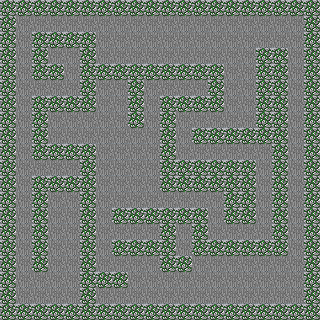

Rendered tile map (Tiled .tmx) drawn with the repository's tilesets; below, a short description and the map source with its tile grids summarised:
An orthogonal 20x20 tile map with 16x16 px tiles, 3 tile layers (background, walls, static_objects) and 54 objects.

<map version="1.0" orientation="orthogonal" renderorder="right-down" width="20" height="20" tilewidth="16" tileheight="16" nextobjectid="66">
 <tileset firstgid="1" name="textures" tilewidth="16" tileheight="16" tilecount="256" columns="16">
  <image source="textures.png" width="256" height="256" />
 </tileset>
 <layer name="background" width="20" height="20">
  <data>[400 cells, 400 non-empty, 1 distinct tile ids]</data>
 </layer>
 <layer name="walls" width="20" height="20">
  <data>[400 cells, 192 non-empty, 1 distinct tile ids]</data>
 </layer>
 <layer name="static_objects" width="20" height="20">
  <data>[400 cells, 0 non-empty, 0 distinct tile ids]</data>
 </layer>
 <objectgroup name="walls">
  <object id="2" x="0" y="0" width="320" height="16" />
  <object id="3" x="304" y="16" width="16" height="304" />
  <object id="4" x="304" y="304" height="16" />
  <object id="6" x="0" y="304" width="304" height="16" />
  <object id="7" x="0" y="16" width="16" height="288" />
  <object id="8" x="32" y="32" width="64" height="16" />
  <object id="9" x="32" y="48" width="16" height="32" />
  <object id="10" x="48" y="64" width="16" height="16" />
  <object id="11" x="80" y="48" width="16" height="64" />
  <object id="12" x="96" y="64" width="128" height="16" />
  <object id="13" x="128" y="80" width="16" height="48" />
  <object id="14" x="208" y="80" width="16" height="32" />
  <object id="15" x="160" y="96" width="48" height="16" />
  <object id="16" x="160" y="112" width="16" height="80" />
  <object id="17" x="176" y="160" width="80" height="32" />
  <object id="18" x="224" y="192" width="32" height="32" />
  <object id="19" x="256" y="48" width="32" height="96" />
  <object id="20" x="192" y="128" width="64" height="16" />
  <object id="21" x="272" y="144" width="16" height="112" />
  <object id="22" x="192" y="240" width="80" height="16" />
  <object id="23" x="112" y="208" width="96" height="16" />
  <object id="24" x="192" y="224" width="16" height="16" />
  <object id="25" x="160" y="224" width="16" height="48" />
  <object id="26" x="176" y="256" width="16" height="16" />
  <object id="27" x="112" y="240" width="48" height="16" />
  <object id="28" x="32" y="176" width="64" height="16" />
  <object id="29" x="80" y="192" width="16" height="112" />
  <object id="30" x="96" y="272" width="32" height="16" />
  <object id="31" x="32" y="192" width="16" height="80" />
  <object id="32" x="32" y="96" width="16" height="64" />
  <object id="33" x="48" y="96" width="32" height="16" />
  <object id="34" x="48" y="144" width="48" height="16" />
  <object id="62" x="80" y="160" width="16" height="16" />
 </objectgroup>
 <objectgroup name="static_objects" />
 <objectgroup name="actors">
  <object id="38" x="192" y="32" width="16" height="16" />
 </objectgroup>
 <objectgroup name="enemies">
  <object id="65" x="128" y="144" width="16" height="16" />
 </objectgroup>
 <objectgroup name="lights">
  <object id="41" x="32" y="224" width="16" height="16" />
  <object id="42" x="32" y="128" width="16" height="16" />
  <object id="43" x="32" y="48" width="16" height="16" />
  <object id="44" x="128" y="64" width="16" height="16" />
  <object id="45" x="192" y="64" width="16" height="16" />
  <object id="46" x="256" y="80" width="16" height="16" />
  <object id="47" x="224" y="128" width="16" height="16" />
  <object id="48" x="160" y="128" width="16" height="16" />
  <object id="49" x="160" y="208" width="16" height="16" />
  <object id="50" x="128" y="0" width="16" height="16" />
  <object id="51" x="224" y="0" width="16" height="16" />
  <object id="52" x="304" y="16" width="16" height="16" />
  <object id="53" x="304" y="112" width="16" height="16" />
  <object id="54" x="304" y="176" width="16" height="16" />
  <object id="56" x="272" y="224" width="16" height="16" />
  <object id="57" x="240" y="192" width="16" height="16" />
  <object id="58" x="224" y="304" width="16" height="16" />
  <object id="59" x="144" y="304" width="16" height="16" />
  <object id="60" x="64" y="304" width="16" height="16" />
 </objectgroup>
</map>